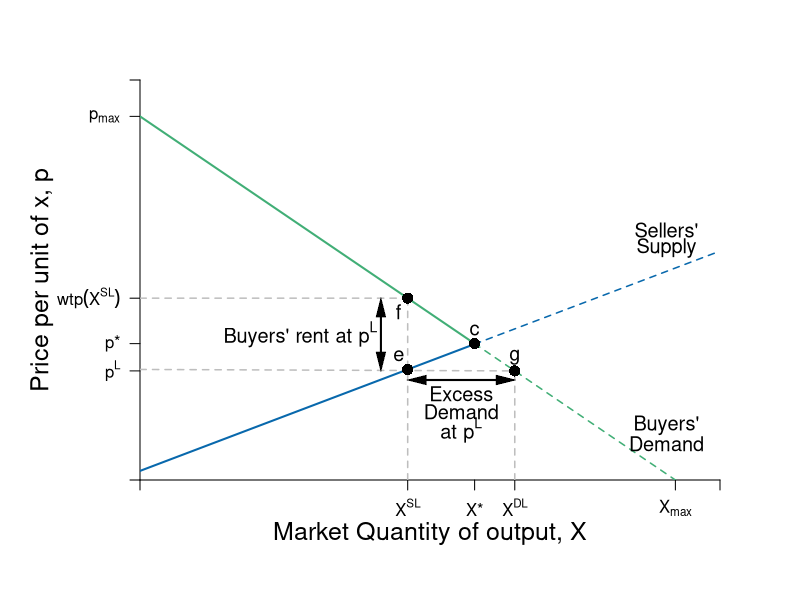

The R script that drew this image:
require(shape)
pdf(file = "competitionmarkets/demand_supply_excess_D.pdf", width = 9, height = 7)

#Set parameters for graphics
axislabelsize <- 1.5
labelsize <- 1.2
graphlinewidth <- 2
segmentlinewidth <- 1.5

COL <- c("#7fc97f", "#beaed4", "#fdc086", "#ffff99", "#386cb0", "#f0027f", "#bf5b17", "#666666")
COLA <- c("#e0f3db", "#99d8c9","#66c2a4","#41ae76", "#238b45", "#005824")
COLB <- c("#c6dbef", "#4eb3d3", "#2b8cbe", "#0868ac","#084081")
COLC <- c("#fcfbfd", "#efedf5", "#dadaeb", "#bcbddc", "#9e9ac8", "#807dba", "#6a51a3", "#54278f", "#3f007d")

par(mar =  c(6, 7, 4, 4))

Demand <- function(x, rmax = 20, xmax = 12, n = 10) {
  rmax - (rmax/(n*xmax))*x
}

mrsA <- function(x, rmax = 20, xmax = 10) {
  rmax - (rmax/xmax)*x
}

uA <- function(x, y, rmax = 20, xmax = 10) {
  y + rmax*x - (1/2)(rmax/xmax)*x^2
}


#Supply <- function(x, c1 = 0, c2 = 0.05){
#  c1 + 2*c2*x
#}

# New Supply
Supply <- function(x, c1 = 0.5, c2 = 0.0465){
  c1 + 2*c2*x
}

xlims <- c(0, 130)
ylims <- c(0, 22)

npts <- 501 
x <- seq(xlims[1], xlims[2], length.out = npts)
y <- seq(ylims[1], ylims[2], length.out = npts) 
a <- c(46.08, 55, 64)
b <- c(46.08, 55, 64)

plot(0, 0, xlim = xlims, ylim = ylims, type = "n",
     xlab = expression(paste("")),
     ylab = expression(paste("")), 
     xaxt = "n", 
     yaxt = "n", 
     cex.lab = axislabelsize, 
     bty = "n",
     xaxs="i", 
     yaxs="i")

# ticksy <- seq(from = 0, to = ylims[2], by = 2)
# ylabels <- seq(from = 0, to = ylims[2], by = 2)
# ticksx <- seq(from = 0, to = xlims[2], by = 2)
# xlabels <- seq(from = 0, to = xlims[2], by = 2)
ticksy <- c(0, 6, 7.5, Demand(x = 60), 20, ylims[2])
ylabels <- c(NA, expression(paste(p^L)), expression(paste(p,"*")), expression(paste(wtp(X^{SL}))), expression(paste(p[max])), NA)
ticksx <- c(0,  60, 75, 84, 120, xlims[2])
xlabels <- c(NA, expression(paste(X^{SL})), expression(paste(X,"*")), expression(paste(X^{DL})), expression(paste(X[max])), NA)

axis(1, at = ticksx, pos = 0, labels = xlabels)
axis(2, at = ticksy, pos = 0, labels = ylabels, las = 1)

npts <- 500 
xx1 <- seq(xlims[1], 75, length.out = npts)
xx2 <- seq(75, xlims[2], length.out = npts)

#Lines for mrs graph
lines(xx1, Demand(xx1), col = COLA[4], lwd = graphlinewidth)
lines(xx2, Demand(xx2), col = COLA[4], lty = 2, lwd = segmentlinewidth)
lines(xx1, Supply(xx1), col = COLB[4], lwd = graphlinewidth)
lines(xx2, Supply(xx2), col = COLB[4], lty = 2, lwd = segmentlinewidth)

#Label axes
mtext(expression(paste("Market Quantity of output, ", X)), side=1, line = 2.5, cex = axislabelsize)
text(-22, 0.5*ylims[2], expression(paste("Price per unit of x, ", p)), xpd = TRUE, cex = axislabelsize, srt = 90) 


# segments(0, 7.5, 75, 7.5, lty = 2, "gray" , lwd = segmentlinewidth)
# segments(75, 0, 75, 7.5, lty = 2, col = "gray" , lwd = segmentlinewidth)
points(75, 7.5, pch = 16, col = "black", cex = 1.5)
text(75, 8.25, expression(c), cex = labelsize)

segments(0, Supply(x = 60), 84, Demand(x = 84), lty = 2, "gray" , lwd = segmentlinewidth)
segments(60, 0, 60, Demand(x = 60), lty = 2, col = "gray" , lwd = segmentlinewidth)
segments(0, Demand(x = 60), 60, Demand(x = 60), lty = 2, col = "gray" , lwd = segmentlinewidth)
segments(84, 0, 84, Demand(x = 84), lty = 2, col = "gray" , lwd = segmentlinewidth)
points(60, Supply(x = 60), pch = 16, col = "black", cex = 1.5)
points(84, Demand(x = 84), pch = 16, col = "black", cex = 1.5)
points(60, Demand(x = 60), pch = 16, col = "black", cex = 1.5)
text(84, Demand(x = 84) + 0.75, expression(g), cex = labelsize)
text(60 - 2, Supply(x = 60) + 0.75, expression(e), cex = labelsize)
text(60 - 2, Demand(x = 60) - 0.75, expression(f), cex = labelsize)

Arrows(54, 6.5, 54, 9.5, col = "black", lty = 1, code = 3, lwd = 2, arr.type = "triangle", arr.lwd = 0.5)
text(36, 8, expression(paste("Buyers' rent at ", p^L)), cex = labelsize)


# 
# points(50, 10, pch = 16, col = "black", cex = 1.5)
# text(52, 10.5, expression(M))

#segments(4.11765, 6.17647, 5.88, 8.88, lty = 1, col = COL[2] , lwd = graphlinewidth)
text(118, 13.75, expression("Sellers'"), cex = labelsize)
text(118, 12.75, expression("Supply"), cex = labelsize)
#text(7.3, 2.5, expression("Curve"))

# Arrows(56, 11.5, 108, 11.5, col = "black", lty = 1, code = 3, lwd = 2, arr.type = "triangle", arr.lwd = 0.5)
# text(80, 12.5, expression(paste("Excess Supply at ", p^H)), cex = labelsize)

Arrows(62, 5.5, 82, 5.5, col = "black", lty = 1, code = 3, lwd = 2, arr.type = "triangle", arr.lwd = 0.5)
text(72, 4.75, expression(paste("Excess")), cex = labelsize)
text(72, 3.75, expression(paste("Demand")), cex = labelsize)
text(72, 2.75, expression(paste("at ", p^L)), cex = labelsize)


#Label Demand
text(118, 3, expression(paste("Buyers'")), cex = labelsize)
text(118, 2, expression(paste("Demand")), cex = labelsize)

dev.off()
